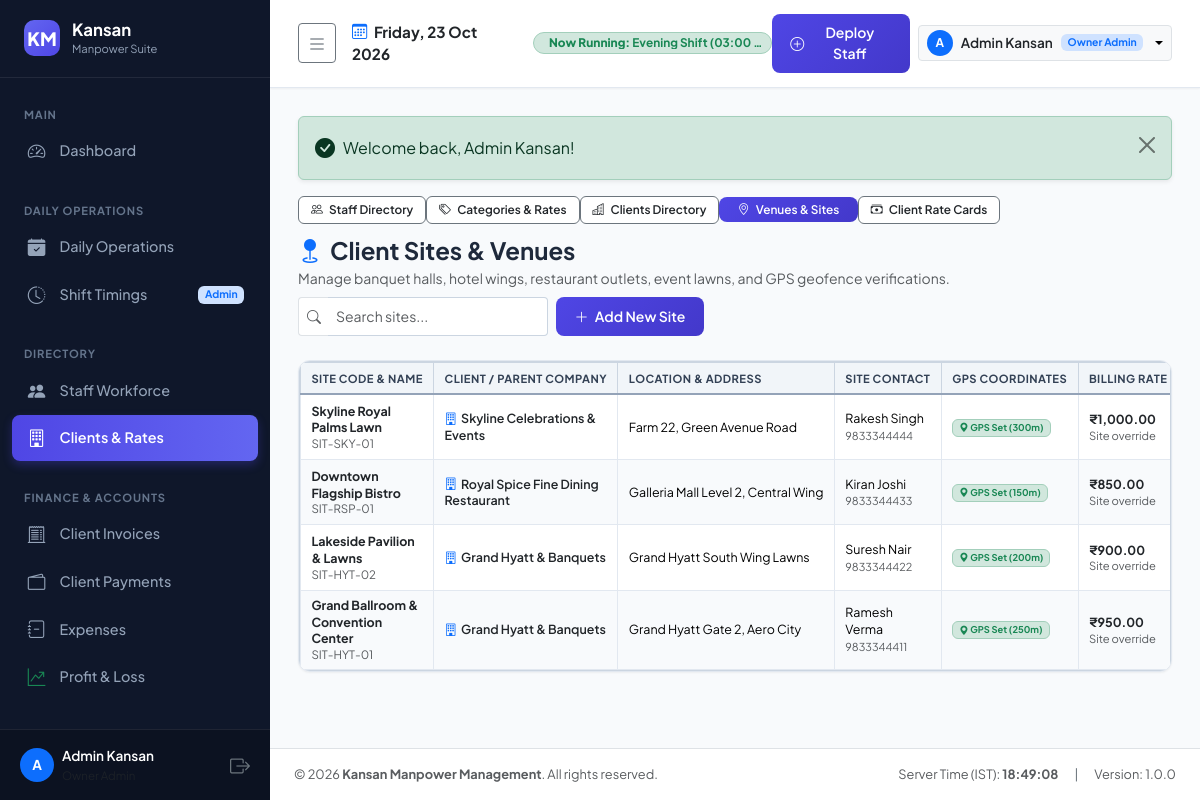
The page /modules/sites/index.php (signed in) on the database its author committed.
### tables this page shows
CREATE TABLE shifts (
    id INT PRIMARY KEY AUTO_INCREMENT,
    shift_code VARCHAR(20) NOT NULL UNIQUE,
    shift_name VARCHAR(100) NOT NULL,
    start_time TIME NOT NULL,
    end_time TIME NOT NULL,
    is_overnight TINYINT(1) NOT NULL DEFAULT 0,
    duration_hours DECIMAL(4,2) NOT NULL DEFAULT 8.00,
    description VARCHAR(255) NULL,
    status ENUM('active', 'inactive') NOT NULL DEFAULT 'active',
    created_at DATETIME DEFAULT CURRENT_TIMESTAMP,
    updated_at DATETIME DEFAULT CURRENT_TIMESTAMP ON UPDATE CURRENT_TIMESTAMP
);

CREATE TABLE sites (
    id INT PRIMARY KEY AUTO_INCREMENT,
    client_id INT NOT NULL,
    site_code VARCHAR(20) NOT NULL,
    site_name VARCHAR(150) NOT NULL,
    location_address TEXT NOT NULL,
    contact_person VARCHAR(100) NULL,
    contact_phone VARCHAR(20) NULL,
    latitude DECIMAL(10,8) NULL,
    longitude DECIMAL(11,8) NULL,
    geofence_radius_meters INT NOT NULL DEFAULT 250,
    default_client_rate DECIMAL(10,2) NULL,
    default_staff_rate DECIMAL(10,2) NULL,
    status ENUM('active', 'inactive') NOT NULL DEFAULT 'active',
    created_at DATETIME DEFAULT CURRENT_TIMESTAMP,
    updated_at DATETIME DEFAULT CURRENT_TIMESTAMP ON UPDATE CURRENT_TIMESTAMP,
    CONSTRAINT fk_sites_client FOREIGN KEY (client_id) REFERENCES clients(id) ON DELETE RESTRICT,
    INDEX idx_sites_client (client_id)
);

CREATE TABLE clients (
    id INT PRIMARY KEY AUTO_INCREMENT,
    client_code VARCHAR(20) NOT NULL UNIQUE,
    company_name VARCHAR(150) NOT NULL,
    contact_person VARCHAR(100) NOT NULL,
    phone VARCHAR(20) NOT NULL,
    email VARCHAR(100) NULL,
    gst_number VARCHAR(30) NULL,
    pan_number VARCHAR(30) NULL,
    billing_address TEXT NOT NULL,
    billing_cycle ENUM('weekly', 'fortnightly', 'monthly', 'on_demand') NOT NULL DEFAULT 'monthly',
    payment_terms_days INT NOT NULL DEFAULT 15,
    default_billing_rate DECIMAL(10,2) NOT NULL DEFAULT 800.00,
    status ENUM('active', 'inactive') NOT NULL DEFAULT 'active',
    created_at DATETIME DEFAULT CURRENT_TIMESTAMP,
    updated_at DATETIME DEFAULT CURRENT_TIMESTAMP ON UPDATE CURRENT_TIMESTAMP,
    INDEX idx_client_code (client_code),
    INDEX idx_client_status (status)
);

### core/Auth.php (called while the page is built, shortened)
<?php
class Auth {
    public static function check(): bool {
        return !empty($_SESSION['user_id']);
    }
    public static function user(): ?array {
        return [
            'id' => $_SESSION['user_id'],
            'username' => $_SESSION['username'],
            'full_name' => $_SESSION['full_name'],
            'role' => $_SESSION['role'],
            'staff_id' => $_SESSION['staff_id'] ?? null,
            'email' => $_SESSION['email'] ?? '',
        ];
    }
    public static function role(): string {
        return $_SESSION['role'] ?? '';
    }
    public static function isManager(): bool {
        return in_array(self::role(), ['owner_admin', 'manager'], true);
    }
}

### modules/sites/index.php (the view, shortened to what this page needs)
<?php
$db = DB::getConnection();
$sql = "
    SELECT s.*, c.company_name, c.default_billing_rate as client_def_rate,
        (SELECT COUNT(d.id) FROM deployments d WHERE d.site_id = s.id AND d.status != 'cancelled') as total_deployments
    FROM sites s
    JOIN clients c ON s.client_id = c.id
";
$params = [];
$sql .= " ORDER BY s.id DESC";
$stmt = $db->prepare($sql);
$stmt->execute($params);
$sites = $stmt->fetchAll();
require_once ROOT_PATH . '/templates/header.php';
require_once ROOT_PATH . '/templates/sidebar.php';
require_once ROOT_PATH . '/templates/navbar.php';
?>
<?= Helper::renderSubNav('directory', 'sites') ?>
<div class="d-flex align-items-center justify-content-between flex-wrap gap-2 mb-4">
    <div>
        <h4 class="fw-bold mb-1"><i class="bi bi-geo-fill text-primary me-2"></i>Client Sites & Venues</h4>
        <p class="text-muted small mb-0">Manage banquet halls, hotel wings, restaurant outlets, event lawns, and GPS geofence verifications.</p>
    </div>
    <div class="d-flex gap-2">
        <div class="input-group input-group-sm" style="width: 250px;">
            <span class="input-group-text bg-white border-end-0 text-muted"><i class="bi bi-search"></i></span>
            <input type="text" class="form-control border-start-0" placeholder="Search sites..." data-table-search="#sitesTable">
        </div>
        <button type="button" class="btn btn-primary btn-sm" onclick="openSiteModal()">
            <i class="bi bi-plus-lg me-1"></i> Add New Site
        </button>
    </div>
</div>
<div class="custom-card">
    <div class="table-responsive">
        <table class="table table-custom align-middle" id="sitesTable">
            <thead>
                <tr>
                    <th>Site Code & Name</th>
                    <th>Client / Parent Company</th>
                    <th>Location & Address</th>
                    <th>Site Contact</th>
                    <th>GPS Coordinates</th>
                    <th>Billing Rate Override</th>
                </tr>
            </thead>
            <tbody>
                <?php if (empty($sites)): ?>
                    <tr><td colspan="9" class="text-center py-4 text-muted">No sites configured. Click "Add New Site" to create one.</td></tr>
                <?php else: ?>
                    <?php foreach ($sites as $st): ?>
                        <tr>
                            <td>
                                <div class="fw-bold text-dark"><?= htmlspecialchars($st['site_name']) ?></div>
                                <div class="text-muted" style="font-size:0.72rem;"><?= htmlspecialchars($st['site_code']) ?></div>
                            </td>
                            <td>
                                <a href="<?= BASE_URL ?>/modules/clients/view.php?id=<?= $st['client_id'] ?>" class="text-decoration-none fw-semibold text-dark">
                                    <i class="bi bi-building text-primary me-1"></i><?= htmlspecialchars($st['company_name']) ?>
                                </a>
                            </td>
                            <td>
                                <div class="text-truncate" style="max-width: 240px;" title="<?= htmlspecialchars($st['location_address']) ?>">
                                    <?= htmlspecialchars($st['location_address']) ?>
                                </div>
                            </td>
                            <td>
                                <div><?= htmlspecialchars($st['contact_person'] ?: '-') ?></div>
                                <small class="text-muted"><?= htmlspecialchars($st['contact_phone'] ?: '') ?></small>
                            </td>
                            <td>
                                <?php if ($st['latitude'] && $st['longitude']): ?>
                                    <span class="badge bg-success-subtle text-success border border-success-subtle" title="Lat: <?= $st['latitude'] ?>, Lng: <?= $st['longitude'] ?>">
                                        <i class="bi bi-geo-alt-fill"></i> GPS Set (<?= $st['geofence_radius_meters'] ?>m)
                                    </span>
                                <?php else: ?>
                                    <span class="badge bg-secondary-subtle text-secondary">No GPS</span>
                                <?php endif; ?>
                            </td>
                            <td>
                                <?php if ($st['default_client_rate']): ?>
                                    <strong class="text-dark"><?= Helper::formatCurrency($st['default_client_rate']) ?></strong>
                                    <div class="text-muted" style="font-size:0.7rem;">Site override</div>
                                <?php else: ?>
                                    <span class="text-muted"><?= Helper::formatCurrency($st['client_def_rate']) ?></span>
                                    <div class="text-muted" style="font-size:0.7rem;">Client default</div>
                                <?php endif; ?>
                            </td>
                        </tr>
                    <?php endforeach; ?>
                <?php endif; ?>
            </tbody>
        </table>
    </div>
</div>
<?php require_once ROOT_PATH . '/templates/footer.php'; ?>

### templates/navbar.php (shortened to what this page needs)
<?php
$user = Auth::user();
$currentTime = date('H:i:s');
$db = DB::getConnection();
$activeShiftStmt = $db->query("SELECT * FROM shifts WHERE status = 'active' ORDER BY start_time ASC");
$allShifts = $activeShiftStmt->fetchAll();
$currentRunningShift = null;
foreach ($allShifts as $sh) {
    if (!$sh['is_overnight']) {
        if ($currentTime >= $sh['start_time'] && $currentTime <= $sh['end_time']) {
            $currentRunningShift = $sh;
            break;
        }
    } else {
        if ($currentTime >= $sh['start_time'] || $currentTime <= $sh['end_time']) {
            $currentRunningShift = $sh;
            break;
        }
    }
}
?>
<div class="app-main">
    <header class="app-topbar">
        <div class="d-flex align-items-center gap-3">
            <button class="btn btn-sm btn-outline-secondary" id="sidebarToggle" type="button" title="Toggle Sidebar (Collapse / Expand)">
                <i class="bi bi-list fs-5"></i>
            </button>
            <div class="d-none d-sm-block">
                <div class="fw-bold text-dark" style="font-size: 0.95rem;">
                    <i class="bi bi-calendar3 me-1 text-primary"></i> <?= date('l, d M Y') ?>
                </div>
            </div>
            <div class="d-flex align-items-center gap-2 overflow-hidden">
                <?php if ($currentRunningShift): ?>
                    <span class="badge bg-success-subtle text-success border border-success-subtle px-2 py-1.5 rounded-pill d-flex align-items-center gap-1.5 text-truncate" style="font-size: 0.74rem; max-width: 240px;">
                        <span class="text-truncate">
                            <strong class="d-none d-sm-inline">Now Running: </strong><?= htmlspecialchars($currentRunningShift['shift_name']) ?> <span class="d-none d-md-inline">(<?= date('h:i A', strtotime($currentRunningShift['start_time'])) ?> - <?= date('h:i A', strtotime($currentRunningShift['end_time'])) ?>)</span>
                        </span>
                    </span>
                <?php else: ?>
                    <span class="badge bg-secondary-subtle text-secondary px-2 py-1 rounded-pill" style="font-size: 0.75rem;">
                        <i class="bi bi-pause-circle me-1"></i> <span class="d-none d-sm-inline">Shift </span>Transition
                    </span>
                <?php endif; ?>
            </div>
        </div>
        <div class="d-flex align-items-center gap-2">
            <?php if (Auth::isManager()): ?>
                <a href="<?= BASE_URL ?>/modules/mapping/deploy.php" class="btn btn-sm btn-primary d-none d-md-inline-flex align-items-center gap-1">
                    <i class="bi bi-plus-circle"></i> Deploy Staff
                </a>
            <?php endif; ?>
            <div class="dropdown">
                <button class="btn btn-light btn-sm dropdown-toggle border d-flex align-items-center gap-2" type="button" data-bs-toggle="dropdown">
                    <div class="rounded-circle bg-primary text-white d-flex align-items-center justify-content-center fw-bold" style="width: 26px; height: 26px; font-size: 0.75rem;">
                        <?= strtoupper(substr($user['full_name'] ?? 'A', 0, 1)) ?>
                    </div>
                    <span class="fw-semibold text-dark d-none d-md-inline" style="font-size: 0.85rem;"><?= htmlspecialchars($user['full_name'] ?? 'User') ?></span>
                    <span class="badge bg-primary-subtle text-primary" style="font-size: 0.65rem;"><?= ucwords(str_replace('_', ' ', $user['role'] ?? '')) ?></span>
                </button>
            </div>
        </div>
    </header>
    <main class="page-container">
        <?php if (Helper::hasFlash()):
            $flash = Helper::getFlash(); ?>
            <div class="alert alert-<?= htmlspecialchars($flash['type']) ?> alert-dismissible fade show d-flex align-items-center gap-2 shadow-sm" role="alert">
                <i class="bi <?= $flash['type'] === 'success' ? 'bi-check-circle-fill' : ($flash['type'] === 'danger' ? 'bi-exclamation-octagon-fill' : 'bi-info-circle-fill') ?> fs-5"></i>
                <div class="flex-grow-1"><?= htmlspecialchars($flash['message']) ?></div>
                <button type="button" class="btn-close" data-bs-dismiss="alert" aria-label="Close"></button>
            </div>
        <?php endif; ?>

### rows shown on the page
shifts: shift_name "Evening Shift", start_time "03:00…"
sites: site_name "Skyline Royal Palms Lawn", site_code "SIT-SKY-01", client.company_name "Skyline Celebrations & Events", location_address "Farm 22, Green Avenue Road", contact_person "Rakesh Singh", contact_phone "9833344444", geofence_radius_meters "300", default_client_rate "₹1,000.00"
sites: site_name "Downtown Flagship Bistro", site_code "SIT-RSP-01", client.company_name "Royal Spice Fine Dining Restaurant", location_address "Galleria Mall Level 2, Central Wing", contact_person "Kiran Joshi", contact_phone "9833344433", geofence_radius_meters "150", default_client_rate "₹850.00"
sites: site_name "Lakeside Pavilion & Lawns", site_code "SIT-HYT-02", client.company_name "Grand Hyatt & Banquets", location_address "Grand Hyatt South Wing Lawns", contact_person "Suresh Nair", contact_phone "9833344422", geofence_radius_meters "200", default_client_rate "₹900.00"
sites: site_name "Grand Ballroom & Convention Center", site_code "SIT-HYT-01", client.company_name "Grand Hyatt & Banquets", location_address "Grand Hyatt Gate 2, Aero City", contact_person "Ramesh Verma", contact_phone "9833344411", geofence_radius_meters "250", default_client_rate "₹950.00"

### other values the page prints
substr($user['full_name'] ?? 'U', 0, 1) "A"
$user['full_name'] "Admin Kansan"
substr($user['full_name'] ?? 'A', 0, 1) "A"
str_replace('_', ' ', $user['role'] ?? '') "Owner Admin"
$flash['message'] "Welcome back, Admin Kansan!"
$item['label'] "Staff Directory"
$item['label'] "Categories & Rates"
$item['label'] "Clients Directory"
$item['label'] "Venues & Sites"
$item['label'] "Client Rate Cards"
APP_NAME "Kansan Manpower Management"
APP_VERSION "1.0.0"
